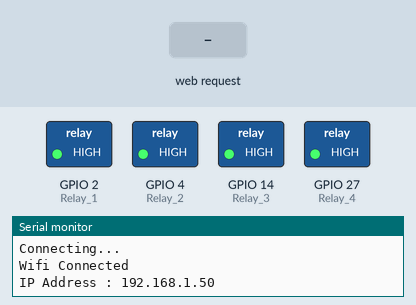
A sketch run on a simulated ESP32. Shown: switched loads named in the sketch (green lamp = pin HIGH), the last lines printed to the serial monitor. Inputs (shaded band) come from the test bench. WiFi joins after 1.5 s; servers stay silent unless stated.

Above: at 2.7 s.
2.8 s: HTTP request GET /load1on received
At 3.2 s:
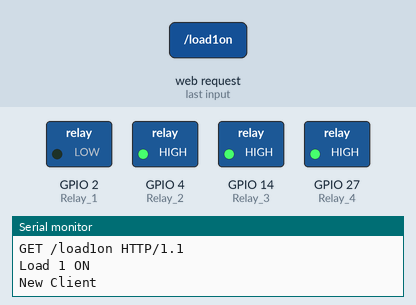
4.3 s: HTTP request GET /load2on received
At 5.5 s:
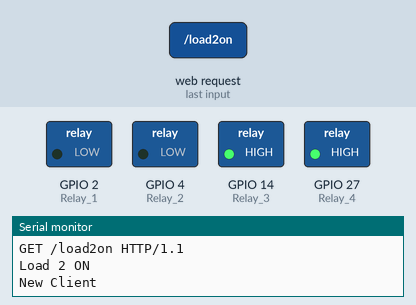
5.8 s: HTTP request GET /load1off received
At 6.7 s:
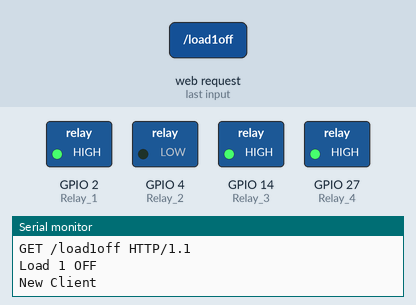
7.3 s: HTTP request GET /load3on received
At 7.8 s:
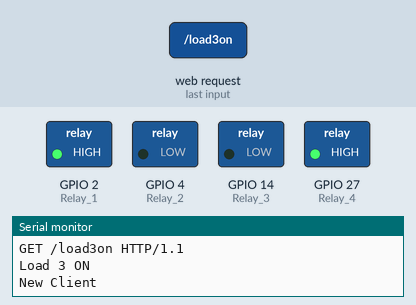
8.8 s: HTTP request GET /load2off received
At 10.0 s:
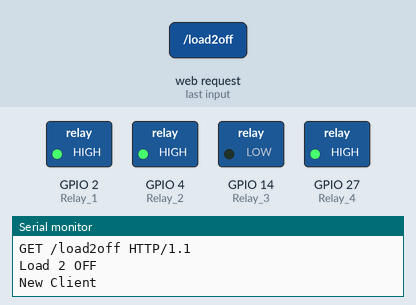
10.3 s: HTTP request GET /load4on received
At 11.3 s:
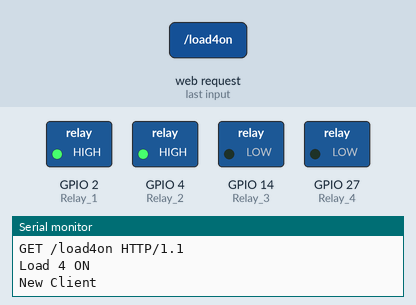
Timing chart, 0 to 12.8 s (numbered marks = the images above; inputs shaded):
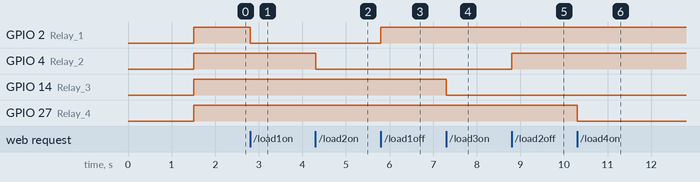

Measured:
- after the input at 2.8 s, GPIO 2 (Relay_1): HIGH → LOW at once
- after the input at 4.3 s, GPIO 4 (Relay_2): HIGH → LOW at once
- after the input at 5.8 s, GPIO 2 (Relay_1): LOW → HIGH at once
- after the input at 7.3 s, GPIO 14 (Relay_3): HIGH → LOW at once
- after the input at 8.8 s, GPIO 4 (Relay_2): LOW → HIGH at once
- after the input at 10.3 s, GPIO 27 (Relay_4): HIGH → LOW at once

The sketch:

basic_home_automation.ino
```cpp
/*  project -> Home Automation basic system
.......................................................
work flow ->
.. basic Control Panel creating with esp32
.. phone or computer to web page opening
.. Heading(Control Panel) and Button creat
.. Handling button, and signal input
.. Load ON/OFF
.......................................................

Equipment -> ESP32, (12v) 4 chenal Relay, as needed loads up to 4 load(AC or DC).
*/

#include <WiFi.h>                                    // wifi hader file

// Relay to ESP32 pin Connection Declared
const int Relay_1 = 2;
const int Relay_2 = 4;
const int Relay_3 = 14;
const int Relay_4 = 27;

const char* ssid = "Bhubon WiFii";                   // wifi name
const char* password = "bhubon@@##@@##";             // wifi password

WiFiServer server(80);                               // server token

void setup(){

  // wifi connection Setup
  Serial.begin(9600);

  pinMode(Relay_1, OUTPUT);
  pinMode(Relay_2, OUTPUT);
  pinMode(Relay_3, OUTPUT);
  pinMode(Relay_4, OUTPUT);

  WiFi.begin(ssid, password);

  while (WiFi.status() != WL_CONNECTED) {
    delay(500);
    Serial.println("Connecting...");
  }
  Serial.println("");
  Serial.println("Wifi Connected");
  Serial.print("IP Address : ");
  Serial.println(WiFi.localIP());

  // Since this Relay is Active Low type, so first position is high.
  digitalWrite(Relay_1, HIGH);
  digitalWrite(Relay_2, HIGH);
  digitalWrite(Relay_3, HIGH);
  digitalWrite(Relay_4, HIGH);

  server.begin();
}


void loop(){
  WiFiClient client = server.available();

  if (client) {

  String request = client.readStringUntil('\r');   //this line declering client is usually a WiFiClient or EthernetClient object.readStringUntil('\r') reads characters from the client until it encounters a carriage return character ('\r').
  Serial.println(request);

  // signal input condition

  if (request.indexOf("/load1on") != -1) {
    digitalWrite(Relay_1, LOW);
    Serial.println("Load 1 ON");
  }
  if (request.indexOf("/load1off") != -1) {
    digitalWrite(Relay_1, HIGH);
    Serial.println("Load 1 OFF");
  }
  if(request.indexOf("/load2on") != -1){
    digitalWrite(Relay_2, LOW);
    Serial.println("Load 2 ON");
  }

  if(request.indexOf("/load2off") != -1){
    digitalWrite(Relay_2, HIGH);
    Serial.println("Load 2 OFF");
  }
  if(request.indexOf("/load3on") != -1){
    digitalWrite(Relay_3, LOW);
    Serial.println("Load 3 ON");
  }
  if(request.indexOf("/load3off") != -1){
    digitalWrite(Relay_3, HIGH);
    Serial.println("Load 3 OFF");
  }
  if(request.indexOf("/load4on") != -1){
    digitalWrite(Relay_4, LOW);
    Serial.println("Load 4 ON");
  }
  if(request.indexOf("/load4off") != -1){
    digitalWrite(Relay_4, HIGH);
    Serial.println("Load 4 OFF");
  }

  Serial.println("New Client");                    // Print a message to the Serial Monitor when a new client connects

  client.println("HTTP/1.1 200 OK");                 // Send HTTP response status code (200 = success)
  client.println("Content-Type: text/html");           // Tell the browser that the content is HTML
  client.println("Connection: close");              // Instruct the browser to close the connection after receiving the response
  client.println();                              // Send a blank line to indicate the end of the HTTP headers

  client.println("<html>");                      // Start the HTML document
  client.println("<body>");                       // Start the body section of the HTML page

  client.println("<center><h1 style= 'font-size:80px; margin-top:100px;'>Control Panel</h1></center>");
  // Display a large centered heading "Control Panel" on the webpage

  client.println("<center><h2 style = 'font-size: 30px; margin-top: 70px;'>Home Automation basic system</h2></center>");  // <h2> small Heading Headline

  client.println("<div style='display:flex; justify-content: center; gap:100px; margin-top: 50px'>");
  // Create a container that uses Flexbox to place elements side-by-side,
  // centered horizontally, with 100px space between them

  client.println("<a href = '/load1on'><button><h1 style = 'font-size:40px;'>Load(1) ON</h1></button></a>");     //a is anchor(link) href is location,Create a button labeled "Load(1) ON" with large text
  client.println("<a href = '/load1off'><button><h1 style = 'font-size:40px;'>Load(1) OFF</h1></button></a>");     // Create a button labeled "Load(1) OFF" with large text

  client.println("</div>");          // End the Flexbox container

  client.println("<div style = 'display:flex; justify-content: center; gap:100px; margin-top: 50px'>");
  client.println("<a href = '/load2on'><button><h1 style = 'font-size:40px;'>Load(2) ON</h1></button></a>");
  client.println("<a href = '/load2off'><button><h1 style = 'font-size:40px;'>Load(2) OFF</h1></button></a>");
  // for second button

  client.println("</div>");

  client.println("<div style = 'display:flex; justify-content: center; gap:100px; margin-top: 50px'>");
  client.println("<a href = '/load3on'><button><h1 style = 'font-size:40px;'>Load(3) ON</h1></button></a>");
  client.println("<a href = '/load3off'><button><h1 style = 'font-size:40px;'>Load(3) OFF</h1></button></a>");
  // for 3rd button
  client.println("</div>");

  client.println("<div style = 'display:flex; justify-content: center; gap:100px; margin-top: 50px'>");
  client.println("<a href = '/load4on'><button><h1 style = 'font-size:40px;'>Load(4) ON</h1></button></a>");
  client.println("<a href = '/load4off'><button><h1 style = 'font-size:40px;'>Load(4) OFF</h1></button></a>");
  // forth button

  client.println("</body>");      // end the HTML body section
  client.println("</html>");      // end the html document

  client.flush();    // Wait until all outgoing data has been sent to the client
  delay(200);          // Pause the program for 200 milliseconds to ensure data transmission completes
  client.stop();      // Close the connection with the client and free resources
}
}
```
